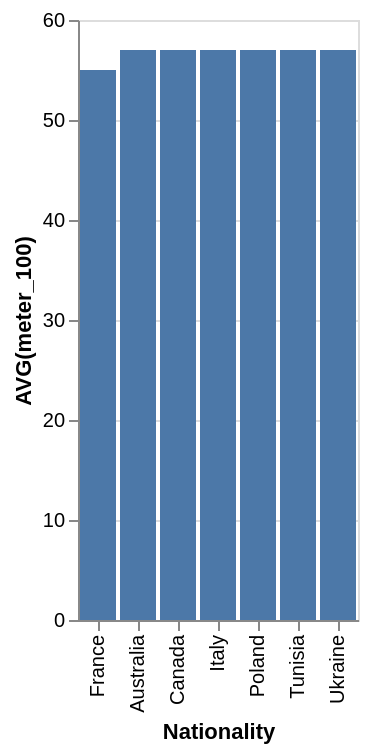

Express this chart as Vega-Lite.
### Vega-Lite specification from a JSON file in a GitHub repository (floating-point values rounded to 4 significant figures)
{"data": {"values": [{"x_data": "Australia", "y_data": 57}, {"x_data": "Canada", "y_data": 57}, {"x_data": "France", "y_data": 55}, {"x_data": "Italy", "y_data": 57}, {"x_data": "Poland", "y_data": 57}, {"x_data": "Tunisia", "y_data": 57}, {"x_data": "Ukraine", "y_data": 57}]}, "mark": "bar", "encoding": {"x": {"field": "x_data", "type": "nominal", "title": "Nationality", "sort": {"op": "sum", "field": "y_data", "order": "ascending"}}, "y": {"field": "y_data", "type": "quantitative", "title": "AVG(meter_100)"}}}
